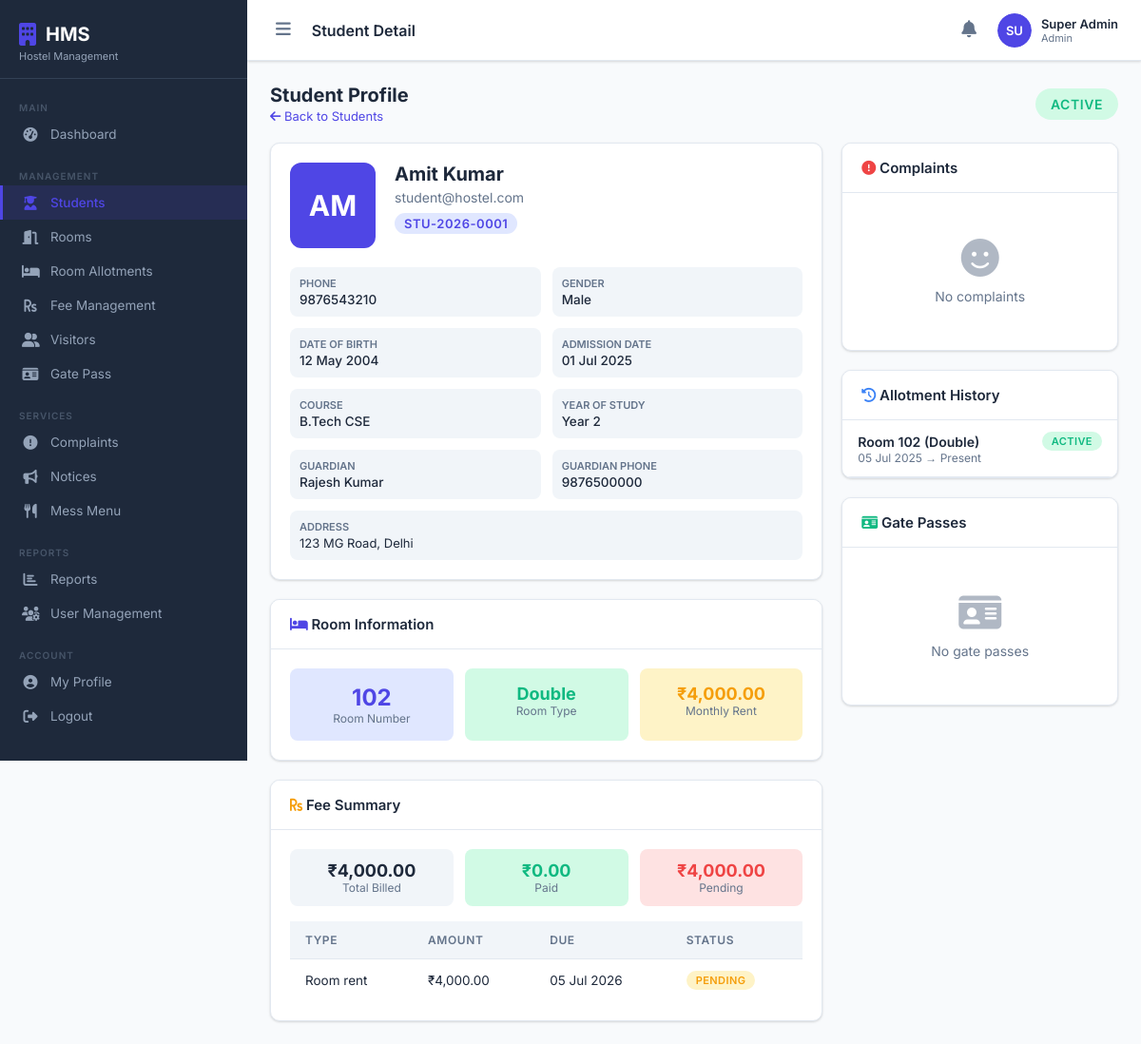
The app's page /php/student_detail.php?id=1 (signed in) with its own data.
### tables this page shows
CREATE TABLE students (
    id INT AUTO_INCREMENT PRIMARY KEY,
    user_id INT NOT NULL,
    student_id VARCHAR(20) UNIQUE NOT NULL,
    name VARCHAR(100) NOT NULL,
    email VARCHAR(100) NOT NULL,
    phone VARCHAR(15),
    dob DATE,
    gender ENUM('male','female','other'),
    address TEXT,
    guardian_name VARCHAR(100),
    guardian_phone VARCHAR(15),
    course VARCHAR(100),
    year_of_study INT,
    admission_date DATE,
    photo VARCHAR(255),
    room_id INT,
    status ENUM('active','inactive','alumni') DEFAULT 'active',
    created_at TIMESTAMP DEFAULT CURRENT_TIMESTAMP,
    FOREIGN KEY (user_id) REFERENCES users(id) ON DELETE CASCADE
);

CREATE TABLE rooms (
    id INT AUTO_INCREMENT PRIMARY KEY,
    room_number VARCHAR(10) UNIQUE NOT NULL,
    floor INT NOT NULL,
    room_type ENUM('single','double','triple','dormitory') NOT NULL,
    capacity INT NOT NULL,
    occupied INT DEFAULT 0,
    monthly_rent DECIMAL(10,2) NOT NULL,
    amenities TEXT,
    status ENUM('available','full','maintenance','reserved') DEFAULT 'available',
    created_at TIMESTAMP DEFAULT CURRENT_TIMESTAMP
);

CREATE TABLE fees (
    id INT AUTO_INCREMENT PRIMARY KEY,
    student_id INT NOT NULL,
    fee_type ENUM('room_rent','mess_fee','maintenance','security_deposit','other') NOT NULL,
    amount DECIMAL(10,2) NOT NULL,
    due_date DATE NOT NULL,
    paid_date DATE,
    paid_amount DECIMAL(10,2) DEFAULT 0,
    payment_method ENUM('cash','online','cheque','upi') DEFAULT 'cash',
    transaction_id VARCHAR(100),
    status ENUM('pending','paid','partial','overdue') DEFAULT 'pending',
    receipt_number VARCHAR(50),
    collected_by INT,
    remarks TEXT,
    month_year VARCHAR(7),
    created_at TIMESTAMP DEFAULT CURRENT_TIMESTAMP,
    FOREIGN KEY (student_id) REFERENCES students(id),
    FOREIGN KEY (collected_by) REFERENCES users(id)
);

CREATE TABLE room_allotments (
    id INT AUTO_INCREMENT PRIMARY KEY,
    student_id INT NOT NULL,
    room_id INT NOT NULL,
    allotment_date DATE NOT NULL,
    vacating_date DATE,
    status ENUM('active','vacated') DEFAULT 'active',
    allotted_by INT,
    remarks TEXT,
    created_at TIMESTAMP DEFAULT CURRENT_TIMESTAMP,
    FOREIGN KEY (student_id) REFERENCES students(id),
    FOREIGN KEY (room_id) REFERENCES rooms(id),
    FOREIGN KEY (allotted_by) REFERENCES users(id)
);

### includes/config.php (called while the page is built, shortened)
<?php
function formatDate($date) {
    return $date ? date('d M Y', strtotime($date)) : '-';
}
function formatCurrency($amount) {
    return '₹' . number_format($amount, 2);
}

### php/student_detail.php (the view, shortened to what this page needs)
<?php
require_once '../includes/config.php';
$db = getDB();
$id = (int)($_GET['id'] ?? 0);
$student = $db->query("
    SELECT s.*, r.room_number, r.room_type, r.monthly_rent, r.floor
    FROM students s
    LEFT JOIN room_allotments ra ON ra.student_id=s.id AND ra.status='active'
    LEFT JOIN rooms r ON r.id=ra.room_id
    WHERE s.id=$id
")->fetch_assoc();
$fees = $db->query("SELECT * FROM fees WHERE student_id=$id ORDER BY created_at DESC LIMIT 10")->fetch_all(MYSQLI_ASSOC);
$complaints = $db->query("SELECT * FROM complaints WHERE student_id=$id ORDER BY created_at DESC LIMIT 5")->fetch_all(MYSQLI_ASSOC);
$allotments = $db->query("
    SELECT ra.*, r.room_number, r.room_type FROM room_allotments ra
    JOIN rooms r ON ra.room_id=r.id WHERE ra.student_id=$id ORDER BY ra.created_at DESC
")->fetch_all(MYSQLI_ASSOC);
$gatePasses = $db->query("SELECT * FROM gate_passes WHERE student_id=$id ORDER BY created_at DESC LIMIT 5")->fetch_all(MYSQLI_ASSOC);
$totalFees    = $db->query("SELECT COALESCE(SUM(amount),0) FROM fees WHERE student_id=$id")->fetch_row()[0];
$paidFees     = $db->query("SELECT COALESCE(SUM(paid_amount),0) FROM fees WHERE student_id=$id")->fetch_row()[0];
$pendingFees  = $totalFees - $paidFees;
require_once '../includes/header.php';
?>
<div class="page-header">
    <div>
        <h2>Student Profile</h2>
        <p><a href="students.php" style="color:var(--primary)"><i class="fas fa-arrow-left"></i> Back to Students</a></p>
    </div>
    <span class="badge badge-<?= $student['status']==='active'?'success':'danger' ?>" style="font-size:14px;padding:8px 16px">
        <?= ucfirst($student['status']) ?>
    </span>
</div>
<div class="dashboard-grid">
    <div>
        <div class="card" style="margin-bottom:20px">
            <div class="card-body">
                <div style="display:flex;gap:20px;align-items:flex-start;flex-wrap:wrap">
                    <div>
                        <?php if ($student['photo']): ?>
                            <img src="<?= UPLOAD_URL.$student['photo'] ?>" alt=""
                                 style="width:90px;height:90px;border-radius:12px;object-fit:cover;border:3px solid var(--primary-light)">
                        <?php else: ?>
                            <div style="width:90px;height:90px;border-radius:12px;background:var(--primary);
                                        display:flex;align-items:center;justify-content:center;
                                        font-size:30px;font-weight:700;color:white">
                                <?= strtoupper(substr($student['name'],0,2)) ?>
                            </div>
                        <?php endif; ?>
                    </div>
                    <div style="flex:1">
                        <h3 style="font-size:20px;font-weight:700;margin-bottom:4px"><?= htmlspecialchars($student['name']) ?></h3>
                        <p style="color:var(--gray);margin-bottom:8px"><?= htmlspecialchars($student['email']) ?></p>
                        <span class="badge badge-primary" style="font-size:13px"><?= $student['student_id'] ?></span>
                    </div>
                </div>
                <div style="display:grid;grid-template-columns:1fr 1fr;gap:12px;margin-top:20px">
                    <?php $fields = [
                        ['Phone', $student['phone'] ?? '—'],
                        ['Gender', ucfirst($student['gender'] ?? '—')],
                        ['Date of Birth', formatDate($student['dob'])],
                        ['Admission Date', formatDate($student['admission_date'])],
                        ['Course', $student['course'] ?? '—'],
                        ['Year of Study', 'Year '.($student['year_of_study'] ?? '—')],
                        ['Guardian', $student['guardian_name'] ?? '—'],
                        ['Guardian Phone', $student['guardian_phone'] ?? '—'],
                    ]; foreach ($fields as [$label,$val]): ?>
                    <div style="padding:10px;background:var(--light-gray);border-radius:8px">
                        <div class="text-muted" style="font-size:11px;text-transform:uppercase;font-weight:600;margin-bottom:2px"><?= $label ?></div>
                        <div style="font-size:13.5px;font-weight:500"><?= htmlspecialchars($val) ?></div>
                    </div>
                    <?php endforeach; ?>
                </div>
                <?php if ($student['address']): ?>
                <div style="margin-top:12px;padding:10px;background:var(--light-gray);border-radius:8px">
                    <div class="text-muted" style="font-size:11px;text-transform:uppercase;font-weight:600;margin-bottom:2px">Address</div>
                    <div style="font-size:13px"><?= nl2br(htmlspecialchars($student['address'])) ?></div>
                </div>
                <?php endif; ?>
            </div>
        </div>
        <div class="card" style="margin-bottom:20px">
            <div class="card-header"><h3><i class="fas fa-bed" style="color:var(--primary)"></i> Room Information</h3></div>
            <div class="card-body">
                <?php if ($student['room_number']): ?>
                <div style="display:grid;grid-template-columns:1fr 1fr 1fr;gap:12px">
                    <div style="text-align:center;padding:16px;background:var(--primary-light);border-radius:8px">
                        <div style="font-size:24px;font-weight:700;color:var(--primary)"><?= $student['room_number'] ?></div>
                        <div class="text-muted">Room Number</div>
                    </div>
                    <div style="text-align:center;padding:16px;background:var(--secondary-light);border-radius:8px">
                        <div style="font-size:18px;font-weight:700;color:var(--secondary)"><?= ucfirst($student['room_type']) ?></div>
                        <div class="text-muted">Room Type</div>
                    </div>
                    <div style="text-align:center;padding:16px;background:var(--warning-light);border-radius:8px">
                        <div style="font-size:18px;font-weight:700;color:var(--warning)"><?= formatCurrency($student['monthly_rent']) ?></div>
                        <div class="text-muted">Monthly Rent</div>
                    </div>
                </div>
                <?php else: ?>
                <div class="empty-state"><i class="fas fa-door-open"></i><p>No room allotted</p></div>
                <?php endif; ?>
            </div>
        </div>
        <div class="card">
            <div class="card-header"><h3><i class="fas fa-rupee-sign" style="color:var(--warning)"></i> Fee Summary</h3></div>
            <div class="card-body">
                <div style="display:grid;grid-template-columns:1fr 1fr 1fr;gap:12px;margin-bottom:16px">
                    <div style="text-align:center;padding:12px;background:var(--light-gray);border-radius:8px">
                        <div style="font-size:18px;font-weight:700"><?= formatCurrency($totalFees) ?></div>
                        <div class="text-muted">Total Billed</div>
                    </div>
                    <div style="text-align:center;padding:12px;background:var(--secondary-light);border-radius:8px">
                        <div style="font-size:18px;font-weight:700;color:var(--secondary)"><?= formatCurrency($paidFees) ?></div>
                        <div class="text-muted">Paid</div>
                    </div>
                    <div style="text-align:center;padding:12px;background:var(--danger-light);border-radius:8px">
                        <div style="font-size:18px;font-weight:700;color:var(--danger)"><?= formatCurrency($pendingFees) ?></div>
                        <div class="text-muted">Pending</div>
                    </div>
                </div>
                <div class="table-wrapper">
                    <table>
                        <thead><tr><th>Type</th><th>Amount</th><th>Due</th><th>Status</th></tr></thead>
                        <tbody>
                        <?php foreach ($fees as $f): ?>
                            <tr>
                                <td><?= ucfirst(str_replace('_',' ',$f['fee_type'])) ?></td>
                                <td><?= formatCurrency($f['amount']) ?></td>
                                <td><?= formatDate($f['due_date']) ?></td>
                                <td><span class="badge badge-<?= $f['status']==='paid'?'success':($f['status']==='overdue'?'danger':'warning') ?>"><?= ucfirst($f['status']) ?></span></td>
                            </tr>
                        <?php endforeach; ?>
                        </tbody>
                    </table>
                </div>
            </div>
        </div>
    </div>
    <div>
        <div class="card" style="margin-bottom:20px">
            <div class="card-header"><h3><i class="fas fa-exclamation-circle" style="color:var(--danger)"></i> Complaints</h3></div>
            <div class="card-body" style="padding:0">
                <?php if (empty($complaints)): ?>
                    <div class="empty-state"><i class="fas fa-smile"></i><p>No complaints</p></div>
                <?php endif; ?>
            </div>
        </div>
        <div class="card" style="margin-bottom:20px">
            <div class="card-header"><h3><i class="fas fa-history" style="color:var(--info)"></i> Allotment History</h3></div>
            <div class="card-body" style="padding:0">
                <?php foreach ($allotments as $a): ?>
                <div style="padding:12px 16px;border-bottom:1px solid var(--border)">
                    <div class="flex-between">
                        <span class="fw-600">Room <?= $a['room_number'] ?> (<?= ucfirst($a['room_type']) ?>)</span>
                        <span class="badge badge-<?= $a['status']==='active'?'success':'gray' ?>"><?= ucfirst($a['status']) ?></span>
                    </div>
                    <div class="text-muted"><?= formatDate($a['allotment_date']) ?> → <?= $a['vacating_date'] ? formatDate($a['vacating_date']) : 'Present' ?></div>
                </div>
                <?php endforeach; ?>
            </div>
        </div>
        <div class="card">
            <div class="card-header"><h3><i class="fas fa-id-card" style="color:var(--secondary)"></i> Gate Passes</h3></div>
            <div class="card-body" style="padding:0">
                <?php if (empty($gatePasses)): ?>
                    <div class="empty-state"><i class="fas fa-id-card"></i><p>No gate passes</p></div>
                <?php endif; ?>
            </div>
        </div>
    </div>
</div>
<?php require_once '../includes/footer.php'; ?>

### css/style.css (style rules this page uses)
:root { --primary: #4f46e5; --primary-dark: #3730a3; --primary-light: #e0e7ff; --secondary: #10b981; --secondary-light: #d1fae5; --danger: #ef4444; --danger-light: #fee2e2; --warning: #f59e0b; --warning-light: #fef3c7; --info: #3b82f6; --info-light: #dbeafe; --dark: #1e293b; --gray: #64748b; --light-gray: #f1f5f9; --border: #e2e8f0; --white: #ffffff; --sidebar-width: 260px; --topbar-height: 64px; --radius: 10px; --shadow: 0 1px 3px rgba(0,0,0,0.1), 0 1px 2px rgba(0,0,0,0.06); --shadow-md: 0 4px 6px rgba(0,0,0,0.07), 0 2px 4px rgba(0,0,0,0.05); --shadow-lg: 0 10px 15px rgba(0,0,0,0.1), 0 4px 6px rgba(0,0,0,0.05); --transition: all 0.3s ease; }
*, *::before, *::after { box-sizing: border-box; margin: 0; padding: 0; }
body { font-family: 'Inter', sans-serif; background: #f8fafc; color: var(--dark); display: flex; min-height: 100vh; font-size: 14px; }
a { text-decoration: none; color: inherit; }
.card { background: var(--white); border-radius: var(--radius); box-shadow: var(--shadow); border: 1px solid var(--border); overflow: hidden; }
.card-header { padding: 16px 20px; border-bottom: 1px solid var(--border); display: flex; align-items: center; justify-content: space-between; background: var(--white); }
.card-header h3 { font-size: 15px; font-weight: 600; }
.card-body { padding: 20px; }
.table-wrapper { overflow-x: auto; }
table { width: 100%; border-collapse: collapse; font-size: 13.5px; }
thead th { background: var(--light-gray); padding: 12px 16px; text-align: left; font-weight: 600; font-size: 12px; text-transform: uppercase; letter-spacing: 0.05em; color: var(--gray); border-bottom: 1px solid var(--border); }
tbody td { padding: 12px 16px; border-bottom: 1px solid var(--border); color: var(--dark); }
tbody tr:last-child td { border-bottom: none; }
.badge { display: inline-flex; align-items: center; padding: 3px 10px; border-radius: 20px; font-size: 11px; font-weight: 600; text-transform: uppercase; letter-spacing: 0.04em; }
.badge-success { background: var(--secondary-light); color: var(--secondary); }
.badge-warning { background: var(--warning-light); color: var(--warning); }
.badge-primary { background: var(--primary-light); color: var(--primary); }
.dashboard-grid { display: grid; grid-template-columns: 2fr 1fr; gap: 20px; }
.page-header { display: flex; align-items: center; justify-content: space-between; margin-bottom: 20px; }
.page-header h2 { font-size: 20px; font-weight: 700; }
.page-header p { font-size: 13px; color: var(--gray); margin-top: 2px; }
.empty-state { padding: 48px 20px; text-align: center; color: var(--gray); }
.empty-state i { font-size: 40px; margin-bottom: 12px; opacity: 0.5; }
.empty-state p { font-size: 14px; }
.text-muted { color: var(--gray); font-size: 12px; }
.fw-600 { font-weight: 600; }
.flex-between { display: flex; justify-content: space-between; align-items: center; }

### records on screen
students: status "ACTIVE", name "AM", name "Amit Kumar", email "student@hostel.com", student "STU-2026-0001", address "123 MG Road, Delhi", room.room_number "102", room.room_type "Double", room.monthly_rent "₹4,000.00"
fees: fee_type "Room rent", amount "₹4,000.00", due_date "05 Jul 2026", status "PENDING"
room_allotments: room.room_number "102", room.room_type "Double", status "ACTIVE", allotment_date "05 Jul 2025", shows "Present"

### other values on screen
$pageTitle "Student Detail"
substr($_SESSION['name'], 0, 2) "SU"
$_SESSION['name'] "Super Admin"
$_SESSION['role'] "Admin"
$label "PHONE"
$val "9876543210"
$label "GENDER"
$val "Male"
$label "DATE OF BIRTH"
$val "12 May 2004"
$label "ADMISSION DATE"
$val "01 Jul 2025"
$label "COURSE"
$val "B.Tech CSE"
$label "YEAR OF STUDY"
